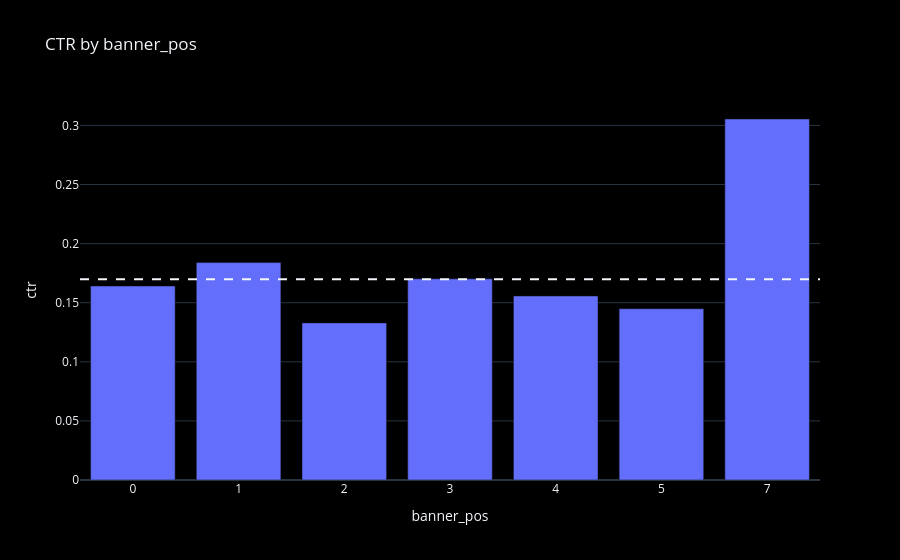

Notebook cell for this chart:
### Markdown cell above
### Ad position

### Code cell
ctr('banner_pos')

### Figure 1 — Plotly figure (JSON) as saved in the notebook; plotly's stock layout.template omitted (floating-point values rounded to 4 significant figures)
{"data": [{"customdata": [[727556], [281350], [331], [47], [167], [138], [1136]], "hovertemplate": "banner_pos=%{x}<br>ctr=%{y}<br>impressions=%{customdata[0]}<extra></extra>", "legendgroup": "", "marker": {"color": "#636efa", "pattern": {"shape": ""}}, "name": "", "orientation": "v", "showlegend": false, "textposition": "auto", "type": "bar", "x": ["0", "1", "2", "3", "4", "5", "7"], "xaxis": "x", "y": [0.1641, 0.1839, 0.1329, 0.1702, 0.1557, 0.1449, 0.3055], "yaxis": "y"}], "layout": {"barmode": "relative", "legend": {"tracegroupgap": 0}, "shapes": [{"line": {"dash": "dash"}, "type": "line", "x0": 0, "x1": 1, "xref": "x domain", "y0": 0.1698, "y1": 0.1698, "yref": "y"}], "title": {"text": "CTR by banner_pos"}, "xaxis": {"anchor": "y", "domain": [0.0, 1.0], "title": {"text": "banner_pos"}, "type": "category"}, "yaxis": {"anchor": "x", "domain": [0.0, 1.0], "title": {"text": "ctr"}}}}
